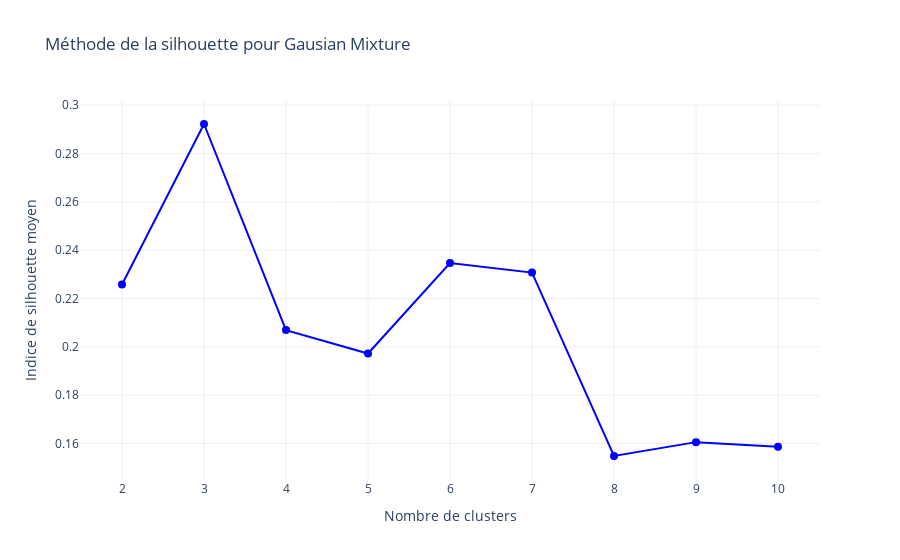

Notebook code cell kept with this figure:
### Markdown cell above
# Gausian mixture

### Code cell
silhouette_scores_gmm = {}
for n_clusters in range(2, 11):
    gmm, label, _ = t.gausian_mixture_clustering(df_standardise, n_clusters)
    score = silhouette_score(df_standardise, label)
    silhouette_scores_gmm[n_clusters] = score

t.display_silhouette_scores(silhouette_scores_gmm, 'Gausian Mixture')

#choix du nombre de cluster 
n_clusters = [k for k, v in silhouette_scores_gmm.items() if v == max(silhouette_scores_gmm.values())][0]

### Figure 1 — Plotly figure (JSON) as saved in the notebook; plotly's stock layout.template omitted (floating-point values rounded to 4 significant figures)
{"data": [{"line": {"color": "blue"}, "marker": {"size": 8}, "mode": "lines+markers", "name": "Silhouette Score", "type": "scatter", "x": [2, 3, 4, 5, 6, 7, 8, 9, 10], "y": [0.2258, 0.2922, 0.2069, 0.1972, 0.2347, 0.2307, 0.1548, 0.1606, 0.1587]}], "layout": {"title": {"text": "Méthode de la silhouette pour Gausian Mixture"}, "xaxis": {"title": {"text": "Nombre de clusters"}}, "yaxis": {"title": {"text": "Indice de silhouette moyen"}}}}
